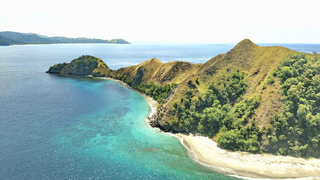
#> input picture TugasKelompok_PCD/gambar.png, 320 x 180 px
$ python GaussianHighpassFilter.py
#> lines starting #> are read from the running program, lines starting #| are printed output that depends on the picture
import cv2
import numpy as np
from matplotlib import pyplot as plt

# Membaca citra
img = cv2.imread('gambar.png', 0)
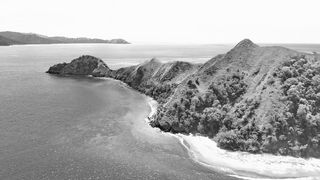
#> img: shape (180, 320); min 1, max 255, mean 171.3

# Menghitung DFT
dft = np.fft.fft2(img)

# Menggeser nol frekuensi ke tengah
dft_shift = np.fft.fftshift(dft)

# Menentukan radius cutoff
radius = 50

# Membuat filter Gaussian highpass
rows, cols = img.shape
#> rows = 180; cols = 320
crow, ccol = rows//2, cols//2
#> crow = 90; ccol = 160
u, v = np.meshgrid(np.arange(cols), np.arange(rows))
d_uv = np.sqrt((u - ccol)**2 + (v - crow)**2)
H = 1 - np.exp(-1*(d_uv**2)/(2*(radius**2)))

# Mengalikan filter dengan spektrum frekuensi
dft_shift_filtered = dft_shift * H

# Menggeser nol frekuensi kembali ke sudut kiri atas
dft_filtered = np.fft.ifftshift(dft_shift_filtered)

# Menghitung citra hasil filter dengan IDFT
img_filtered = np.fft.ifft2(dft_filtered)
img_filtered = np.abs(img_filtered)
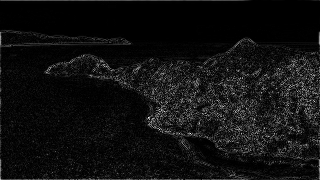
#> img_filtered: shape (180, 320) float64; min 4.79e-07, max 76.06, mean 5; drawn with min black and max white

# Menampilkan hasil
plt.subplot(121), plt.imshow(img, cmap='gray')
plt.title('Input Image'), plt.xticks([]), plt.yticks([])
plt.subplot(122), plt.imshow(img_filtered, cmap='gray')
plt.title('Gaussian Highpass Filtered Image'), plt.xticks([]), plt.yticks([])
plt.show()
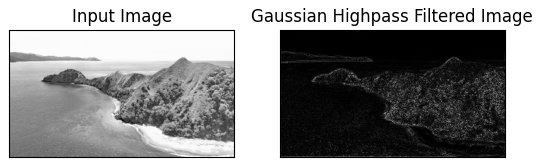
#> figure drawn by matplotlib, 2 panels
